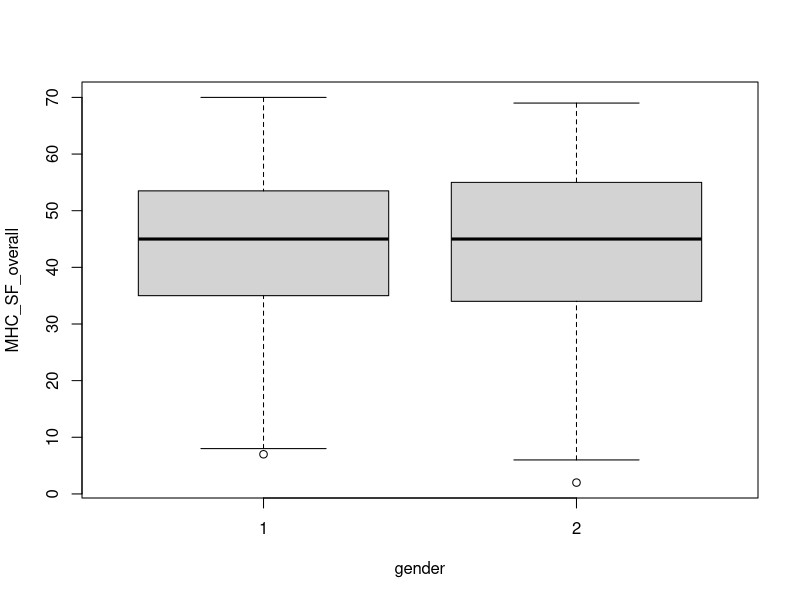
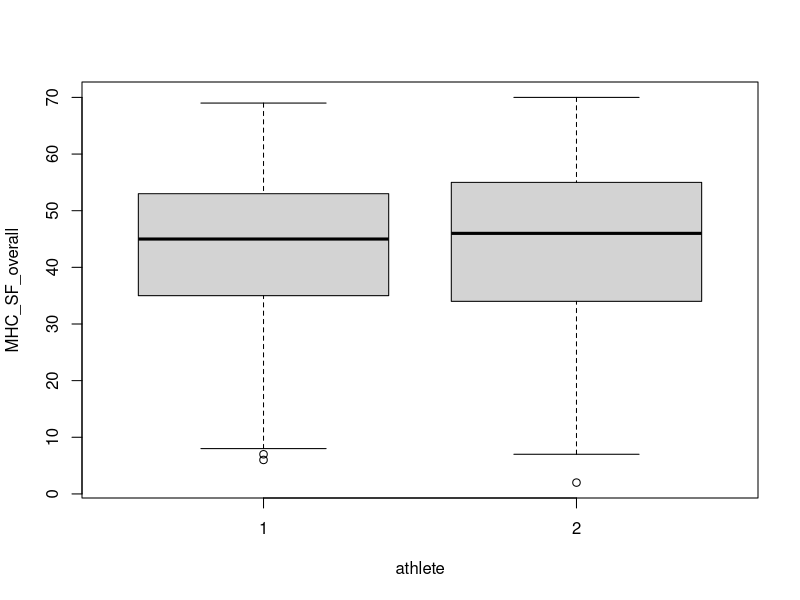
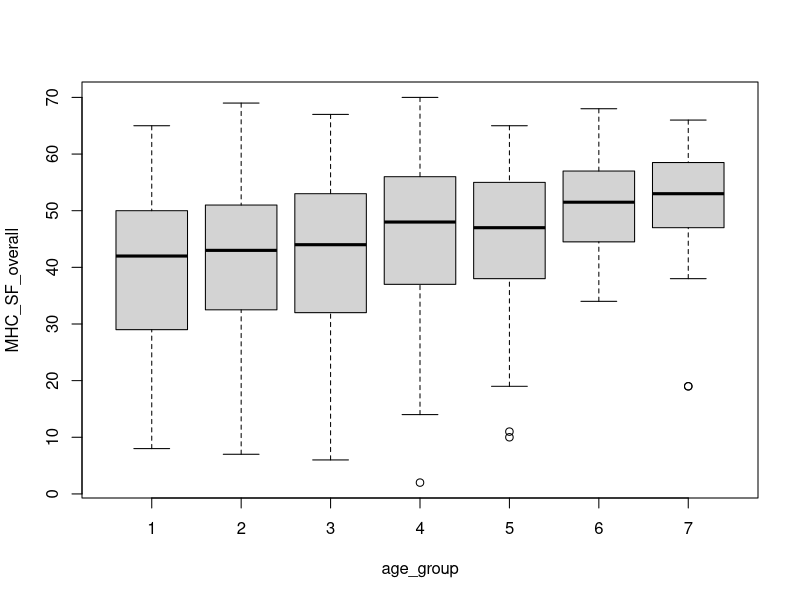
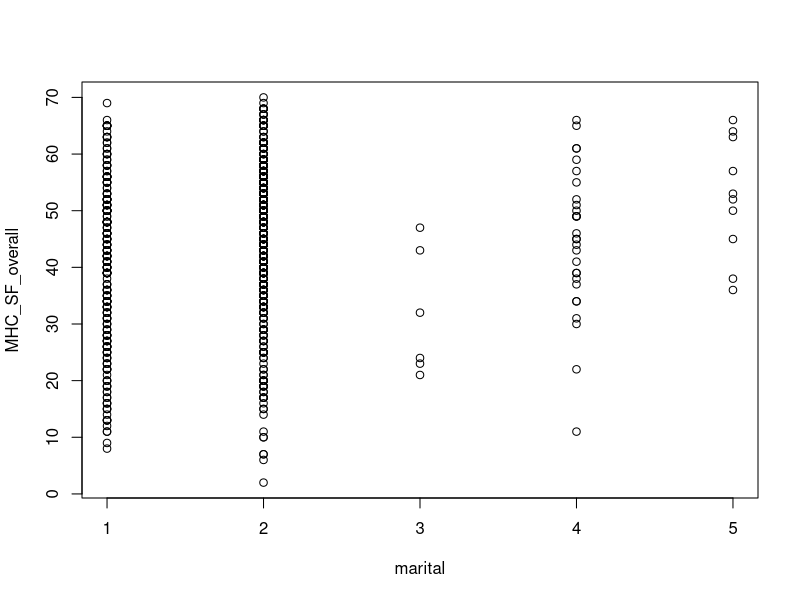
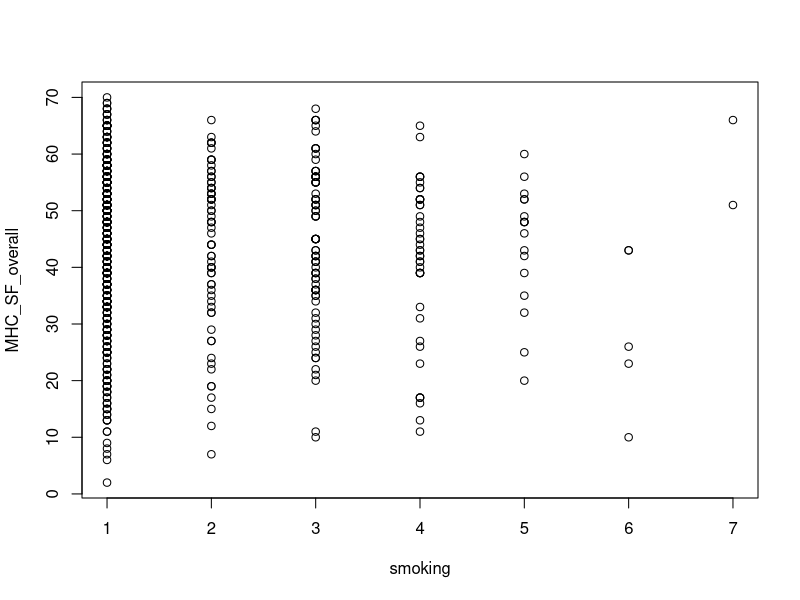
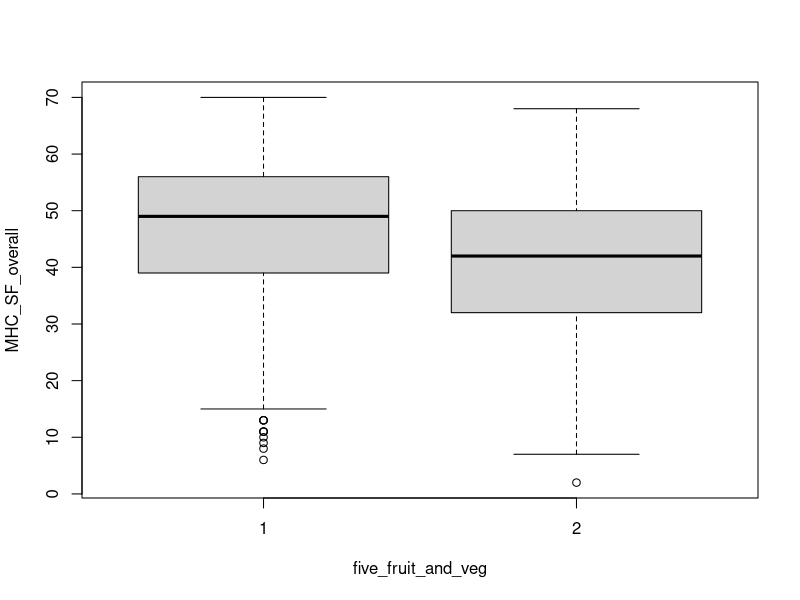
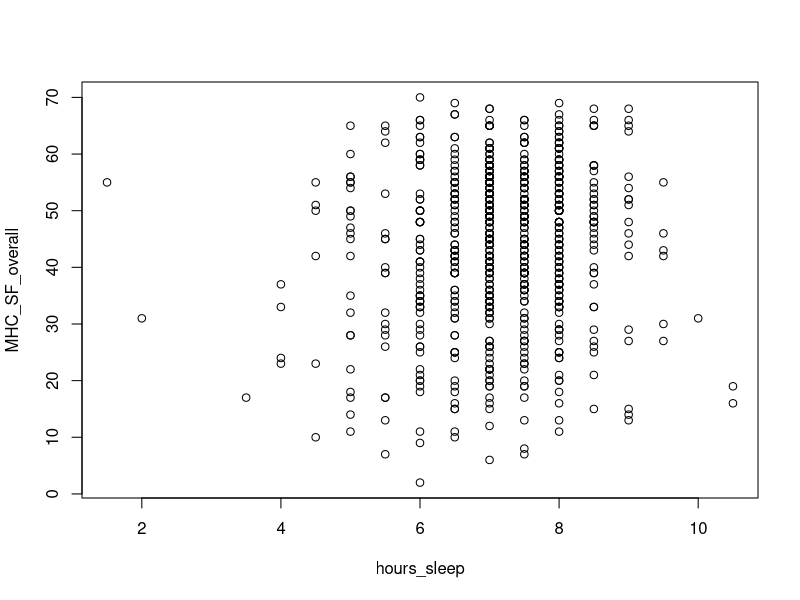
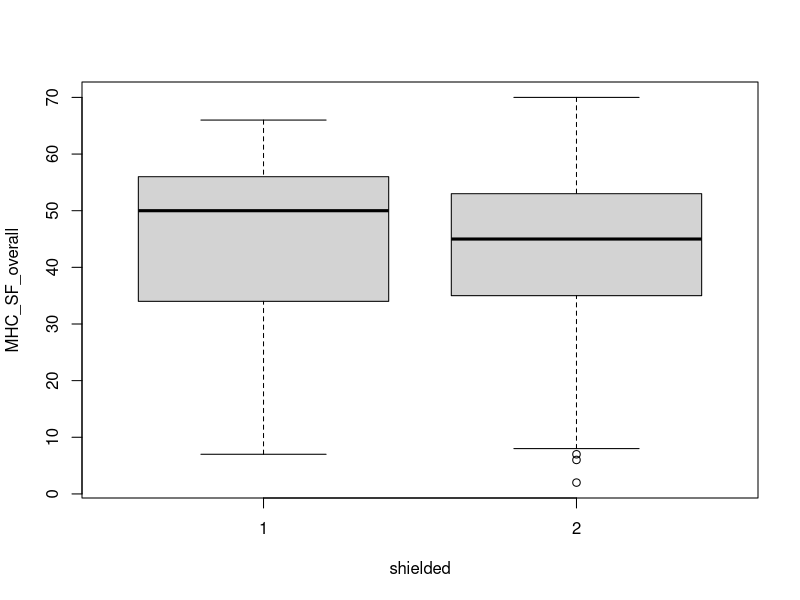

Here is the R script that generated these plots, in order:
# ?read.csv
new_athlete <- read.csv("reduced_athlete_nonathlete_MH_survey.csv",
    na.strings = "NA")
head(new_athlete)
summary(new_athlete)

new_athlete$gender <- factor(new_athlete$gender)
new_athlete$age_group <- factor(new_athlete$age_group)
new_athlete$country_during_lockdown <- factor(new_athlete$country_during_lockdown)
new_athlete$five_fruit_and_veg <- factor(new_athlete$five_fruit_and_veg)
new_athlete$shielded <- factor(new_athlete$shielded)
new_athlete$athlete <- factor(new_athlete$athlete)
new_athlete$sport_level <- factor(new_athlete$sport_level)
new_athlete$idv_team_athlete <- factor(new_athlete$idv_team_athlete)


summary(new_athlete)


plot(MHC_SF_overall ~ gender, data = new_athlete)
plot(MHC_SF_overall ~ athlete, data = new_athlete)
plot(MHC_SF_overall ~ age_group, data = new_athlete)
plot(MHC_SF_overall ~ marital, data = new_athlete)
plot(MHC_SF_overall ~ smoking, data = new_athlete)
plot(MHC_SF_overall ~ five_fruit_and_veg, data = new_athlete)
plot(MHC_SF_overall ~ hours_sleep, data = new_athlete)
plot(MHC_SF_overall ~ shielded, data = new_athlete)
plot(MHC_SF_overall ~ weeks_social_distancing, data = new_athlete)

summary(lm(MHC_SF_overall ~ athlete + gender, data = new_athlete))
summary(lm(MHC_SF_overall ~ athlete + gender + age_group + marital + smoking + five_fruit_and_veg + hours_sleep + shielded + weeks_social_distancing, data = new_athlete))

